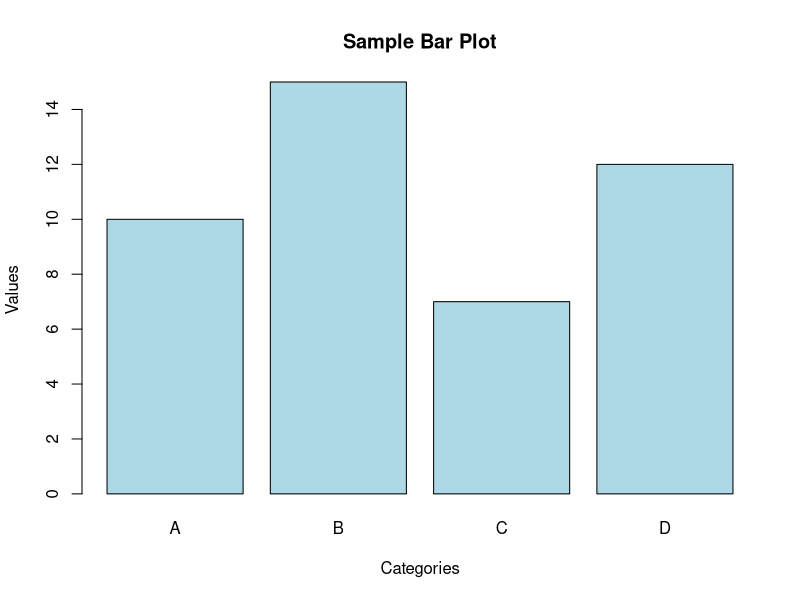

Here is the R script that generated this plot:

categories <- c("A", "B", "C", "D")
values <- c(10, 15, 7, 12)
barplot(values, 
        names.arg = categories,
        main = "Sample Bar Plot",
        xlab = "Categories",
        ylab = "Values",
        col = "lightblue")
